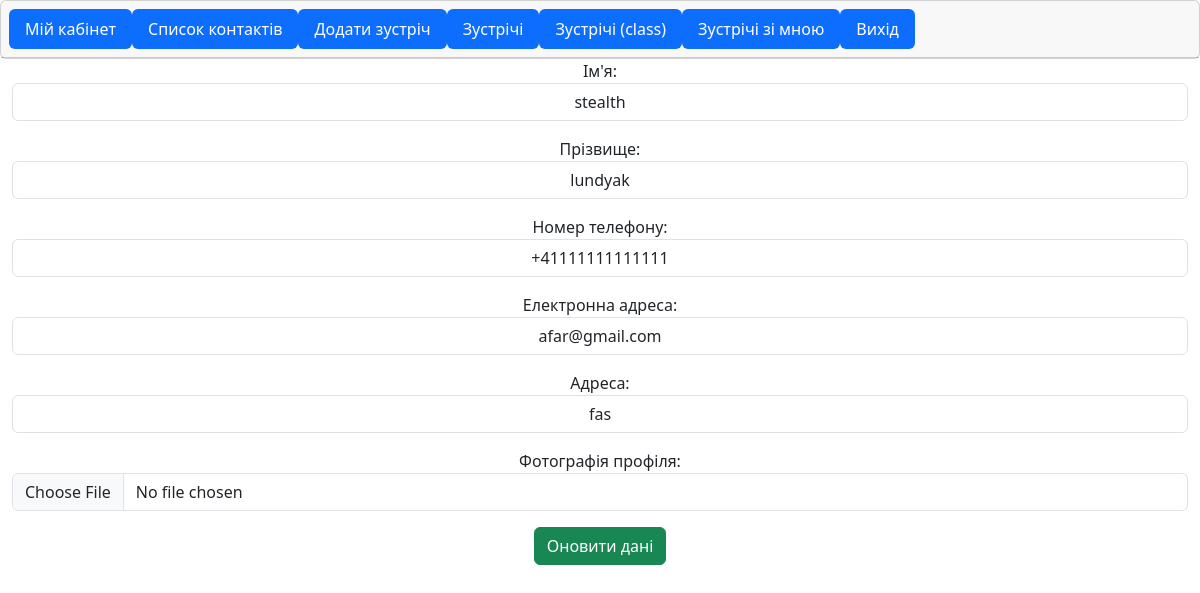
The page /phones/edit_contact/8/ (signed in) on the database its author committed.
### PhoneBook/models.py (models this page shows, shortened)
class Contact(models.Model):
    first_name = models.CharField(max_length=20)
    last_name = models.CharField(max_length=20)
    phone_number = models.CharField(max_length=15)
    email = models.EmailField(max_length=20,null=True,default=None)
    address=models.CharField(max_length=100,null=True,default=None)
    profile_picture = models.ImageField(null=True,blank=True,upload_to=".")
    user = models.ForeignKey("UserManager.MySuperUser",on_delete=models.CASCADE)

### PhoneBook/views.py (the view)
# urls.py: path("edit_contact/<int:id>/",views.edit_contact,name="edit contact"),
@login_required
def edit_contact(request,id):
    contact = Contact.objects.filter(pk=id,user=request.user).first()
    form = ContactForm(data=request.POST or None,files=request.FILES or None,instance=contact)
    if request.POST and form.changed_data:
        form.save()
        messages.add_message(request=request,message="Дані успішно оновлено",level=messages.SUCCESS)
        return redirect("get_contacts")
    return render(request,"edit_contact.html",context=dict(form = form))

### PhoneBook/forms.py
class ContactForm(forms.ModelForm):
    first_name=forms.CharField(max_length=20,widget=forms.TextInput(attrs={"class":"form-control text-center"}),label="Ім'я")
    last_name=forms.CharField(max_length=20,widget=forms.TextInput(attrs={"class":"form-control text-center"}),label="Прізвище")
    phone_number=forms.CharField(max_length=20,widget=forms.TextInput(attrs={"class":"form-control text-center"}),label="Номер телефону")
    email=forms.CharField(max_length=20,required=False,widget=forms.EmailInput(attrs={"class":"form-control text-center "}),label="Електронна адреса")
    address=forms.CharField(max_length=20,required=False,widget=forms.TextInput(attrs={"class":"form-control text-center "}),label="Адреса")
    profile_picture = forms.ImageField(required=False,widget=forms.FileInput(attrs={"class":"form-control text-center "}),label="Фотографія профіля")
    class Meta:
        model=Contact
        fields=("first_name","last_name","phone_number","email","address","profile_picture")

### PhoneBook/templates/edit_contact.html (shortened to what this page needs)
{% extends "base.html" %}
{% block content %}
<form method = "post" enctype="multipart/form-data">
    {{ form.as_p }}
    <input type = "submit" class="btn btn-success" value = "Оновити дані" >
</form>
{% endblock content %}

### rows shown on the page
Contact: first_name "stealth", last_name "lundyak", phone_number "+41111111111111", email "afar@gmail.com", address "fas"
